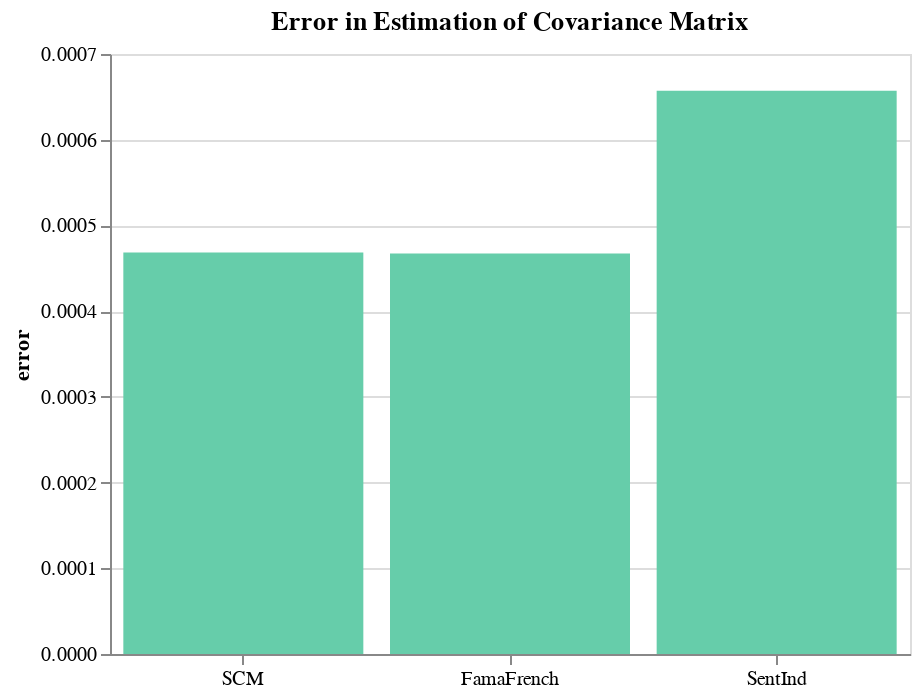

Here is the notebook cell this chart was saved with:
### Code cell
Sigma_true = X_tst.cov()

ntype = "fro"  # Frobenious
error = pd.DataFrame({
    "SCM": norm(X_trn.cov().to_numpy() - Sigma_true.to_numpy(), ord=ntype),
    "FamaFrench": norm(fama_french_3F(X_trn) - Sigma_true.to_numpy(), ord=ntype),
    "SentInd": norm(sentiment_ind(X_trn) - Sigma_true.to_numpy(), ord=ntype)
}, index=[0])

order = ["SCM", "FamaFrench", "SentInd"]
alt.Chart(error.melt(value_name='error')).mark_bar().encode(
    x = alt.X('variable', title='', axis=alt.Axis(labelAngle=0), sort=order),
    y = 'error',
    color = alt.value("mediumaquamarine")
).properties(
    title="Error in Estimation of Covariance Matrix",
    height=300,
    width=400
)

### Figure 1 — Vega-Lite specification as saved in the notebook (floating-point values rounded to 4 significant figures)
{"config": {"view": {"continuousWidth": 300, "continuousHeight": 300}}, "data": {"name": "data-5956882ffa891822f1bf00b6e053818e"}, "mark": {"type": "bar"}, "encoding": {"color": {"value": "mediumaquamarine"}, "x": {"axis": {"labelAngle": 0}, "field": "variable", "sort": ["SCM", "FamaFrench", "SentInd"], "title": "", "type": "nominal"}, "y": {"field": "error", "type": "quantitative"}}, "height": 300, "title": "Error in Estimation of Covariance Matrix", "width": 400, "$schema": "https://vega.github.io/schema/vega-lite/v5.17.0.json", "datasets": {"data-5956882ffa891822f1bf00b6e053818e": [{"variable": "SCM", "error": 0.0004684}, {"variable": "FamaFrench", "error": 0.0004672}, {"variable": "SentInd", "error": 0.0006572}]}}
